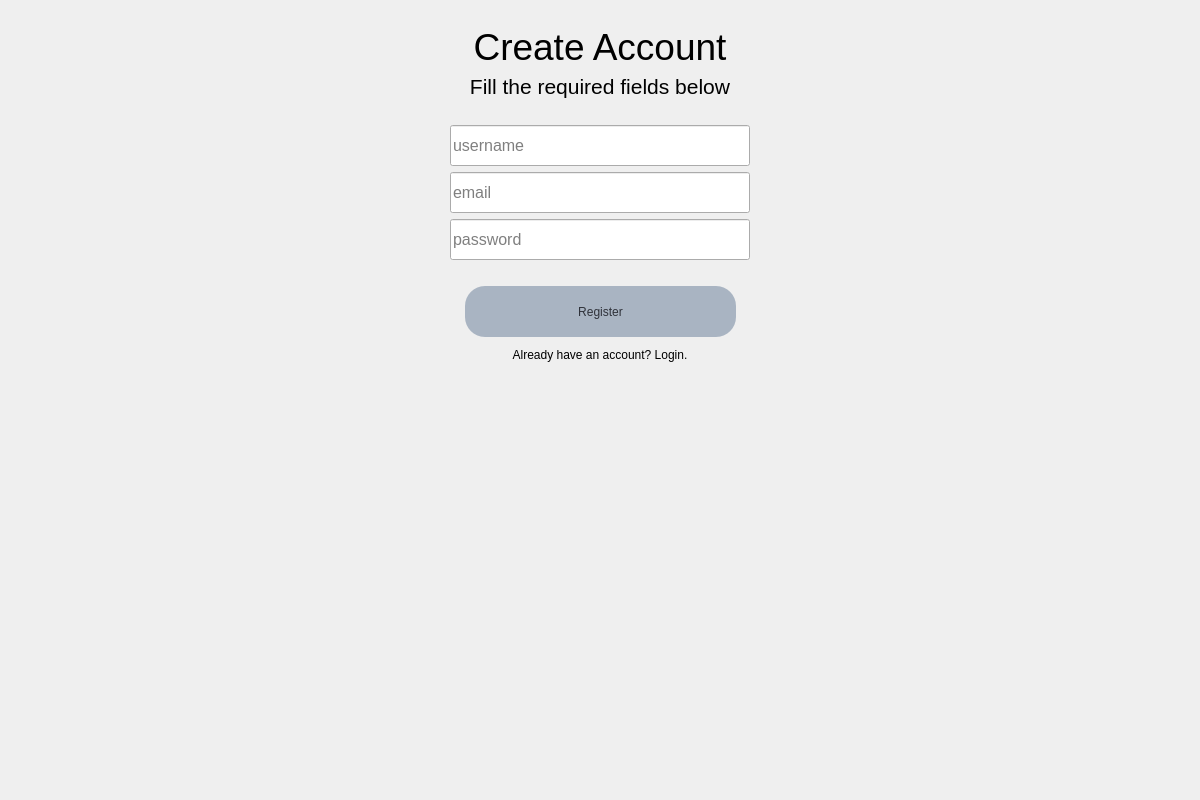
<?xml version="1.0" encoding="UTF-8"?>
<ui version="4.0">
 <class>Dialog</class>
 <widget class="QDialog" name="Dialog">
  <property name="geometry">
   <rect>
    <x>0</x>
    <y>0</y>
    <width>1200</width>
    <height>800</height>
   </rect>
  </property>
  <property name="windowTitle">
   <string>Dialog</string>
  </property>
  <property name="styleSheet">
   <string notr="true"/>
  </property>
  <layout class="QVBoxLayout" name="verticalLayout">
   <item>
    <spacer name="verticalSpacer_5">
     <property name="orientation">
      <enum>Qt::Vertical</enum>
     </property>
     <property name="sizeType">
      <enum>QSizePolicy::Fixed</enum>
     </property>
     <property name="sizeHint" stdset="0">
      <size>
       <width>20</width>
       <height>15</height>
      </size>
     </property>
    </spacer>
   </item>
   <item>
    <widget class="QLabel" name="label">
     <property name="font">
      <font>
       <family>MS Shell Dlg 2</family>
       <pointsize>28</pointsize>
       <weight>50</weight>
       <italic>false</italic>
       <bold>false</bold>
       <underline>false</underline>
      </font>
     </property>
     <property name="styleSheet">
      <string notr="true">font: 28pt</string>
     </property>
     <property name="text">
      <string>Create Account</string>
     </property>
     <property name="alignment">
      <set>Qt::AlignCenter</set>
     </property>
    </widget>
   </item>
   <item>
    <widget class="QLabel" name="label_3">
     <property name="styleSheet">
      <string notr="true">font: 16pt</string>
     </property>
     <property name="text">
      <string>Fill the required fields below</string>
     </property>
     <property name="alignment">
      <set>Qt::AlignCenter</set>
     </property>
    </widget>
   </item>
   <item>
    <spacer name="verticalSpacer_4">
     <property name="orientation">
      <enum>Qt::Vertical</enum>
     </property>
     <property name="sizeType">
      <enum>QSizePolicy::Fixed</enum>
     </property>
     <property name="sizeHint" stdset="0">
      <size>
       <width>20</width>
       <height>20</height>
      </size>
     </property>
    </spacer>
   </item>
   <item>
    <layout class="QHBoxLayout" name="horizontalLayout">
     <item>
      <spacer name="horizontalSpacer">
       <property name="orientation">
        <enum>Qt::Horizontal</enum>
       </property>
       <property name="sizeHint" stdset="0">
        <size>
         <width>40</width>
         <height>20</height>
        </size>
       </property>
      </spacer>
     </item>
     <item>
      <widget class="QLineEdit" name="usernamefield">
       <property name="sizePolicy">
        <sizepolicy hsizetype="Fixed" vsizetype="Fixed">
         <horstretch>0</horstretch>
         <verstretch>0</verstretch>
        </sizepolicy>
       </property>
       <property name="minimumSize">
        <size>
         <width>300</width>
         <height>41</height>
        </size>
       </property>
       <property name="font">
        <font>
         <pointsize>12</pointsize>
        </font>
       </property>
       <property name="placeholderText">
        <string>username</string>
       </property>
      </widget>
     </item>
     <item>
      <spacer name="horizontalSpacer_2">
       <property name="orientation">
        <enum>Qt::Horizontal</enum>
       </property>
       <property name="sizeHint" stdset="0">
        <size>
         <width>40</width>
         <height>20</height>
        </size>
       </property>
      </spacer>
     </item>
    </layout>
   </item>
   <item>
    <layout class="QHBoxLayout" name="horizontalLayout_2">
     <item>
      <spacer name="horizontalSpacer_3">
       <property name="orientation">
        <enum>Qt::Horizontal</enum>
       </property>
       <property name="sizeHint" stdset="0">
        <size>
         <width>40</width>
         <height>20</height>
        </size>
       </property>
      </spacer>
     </item>
     <item>
      <widget class="QLineEdit" name="emailfield">
       <property name="sizePolicy">
        <sizepolicy hsizetype="Fixed" vsizetype="Fixed">
         <horstretch>0</horstretch>
         <verstretch>0</verstretch>
        </sizepolicy>
       </property>
       <property name="minimumSize">
        <size>
         <width>300</width>
         <height>41</height>
        </size>
       </property>
       <property name="font">
        <font>
         <pointsize>12</pointsize>
        </font>
       </property>
       <property name="placeholderText">
        <string>email</string>
       </property>
      </widget>
     </item>
     <item>
      <spacer name="horizontalSpacer_4">
       <property name="orientation">
        <enum>Qt::Horizontal</enum>
       </property>
       <property name="sizeHint" stdset="0">
        <size>
         <width>40</width>
         <height>20</height>
        </size>
       </property>
      </spacer>
     </item>
    </layout>
   </item>
   <item>
    <layout class="QHBoxLayout" name="horizontalLayout_3">
     <item>
      <spacer name="horizontalSpacer_5">
       <property name="orientation">
        <enum>Qt::Horizontal</enum>
       </property>
       <property name="sizeHint" stdset="0">
        <size>
         <width>40</width>
         <height>20</height>
        </size>
       </property>
      </spacer>
     </item>
     <item>
      <widget class="QLineEdit" name="passwordfield">
       <property name="sizePolicy">
        <sizepolicy hsizetype="Fixed" vsizetype="Fixed">
         <horstretch>0</horstretch>
         <verstretch>0</verstretch>
        </sizepolicy>
       </property>
       <property name="minimumSize">
        <size>
         <width>300</width>
         <height>41</height>
        </size>
       </property>
       <property name="font">
        <font>
         <pointsize>12</pointsize>
        </font>
       </property>
       <property name="placeholderText">
        <string>password</string>
       </property>
      </widget>
     </item>
     <item>
      <spacer name="horizontalSpacer_6">
       <property name="orientation">
        <enum>Qt::Horizontal</enum>
       </property>
       <property name="sizeHint" stdset="0">
        <size>
         <width>40</width>
         <height>20</height>
        </size>
       </property>
      </spacer>
     </item>
    </layout>
   </item>
   <item>
    <widget class="QLabel" name="error">
     <property name="styleSheet">
      <string notr="true">font: 12pt &quot;MS Shell Dlg 2&quot;;color:red;</string>
     </property>
     <property name="text">
      <string/>
     </property>
     <property name="alignment">
      <set>Qt::AlignCenter</set>
     </property>
    </widget>
   </item>
   <item>
    <layout class="QHBoxLayout" name="horizontalLayout_4">
     <item>
      <spacer name="horizontalSpacer_7">
       <property name="orientation">
        <enum>Qt::Horizontal</enum>
       </property>
       <property name="sizeHint" stdset="0">
        <size>
         <width>40</width>
         <height>20</height>
        </size>
       </property>
      </spacer>
     </item>
     <item>
      <widget class="QPushButton" name="register_">
       <property name="minimumSize">
        <size>
         <width>271</width>
         <height>51</height>
        </size>
       </property>
       <property name="styleSheet">
        <string notr="true">border-radius:20px;background-color:rgb(169, 180, 194);
font: 16pt &quot;MS Shell Dlg 2&quot;;color:rgb(47, 50, 58)</string>
       </property>
       <property name="text">
        <string>Register</string>
       </property>
      </widget>
     </item>
     <item>
      <spacer name="horizontalSpacer_8">
       <property name="orientation">
        <enum>Qt::Horizontal</enum>
       </property>
       <property name="sizeHint" stdset="0">
        <size>
         <width>40</width>
         <height>20</height>
        </size>
       </property>
      </spacer>
     </item>
    </layout>
   </item>
   <item>
    <widget class="QPushButton" name="login">
     <property name="sizePolicy">
      <sizepolicy hsizetype="Minimum" vsizetype="Fixed">
       <horstretch>0</horstretch>
       <verstretch>0</verstretch>
      </sizepolicy>
     </property>
     <property name="minimumSize">
      <size>
       <width>261</width>
       <height>23</height>
      </size>
     </property>
     <property name="autoFillBackground">
      <bool>false</bool>
     </property>
     <property name="styleSheet">
      <string notr="true">border : 0;
background: transparent;
</string>
     </property>
     <property name="text">
      <string>Already have an account? Login.</string>
     </property>
    </widget>
   </item>
   <item>
    <spacer name="verticalSpacer">
     <property name="orientation">
      <enum>Qt::Vertical</enum>
     </property>
     <property name="sizeHint" stdset="0">
      <size>
       <width>20</width>
       <height>358</height>
      </size>
     </property>
    </spacer>
   </item>
  </layout>
 </widget>
 <resources/>
 <connections/>
</ui>
